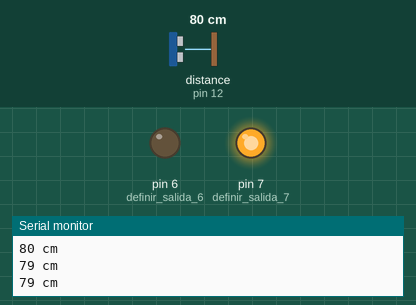
A sketch run on a simulated Arduino Uno, built with avr-gcc and run on an emulated ATmega328P. On the bench: output pins drawn as LEDs (lit = HIGH), the last lines printed to the serial monitor. Wiring (inferred from the names in the program): ultrasonic range finder: trigger pin 13; echo pin 12. Inputs (shaded band) come from the test bench; at power-on: distance to the obstacle (sensor on pin 12) 80 cm. The echo pulse lasts 58.3 µs per cm; pins used as bus, display or sensor lines are not drawn.

Above: at 1.3 s.
1.4 s: distance to the obstacle (sensor on pin 12) set to 22 cm
3.2 s: distance to the obstacle (sensor on pin 12) set to 18 cm
At 4.5 s:
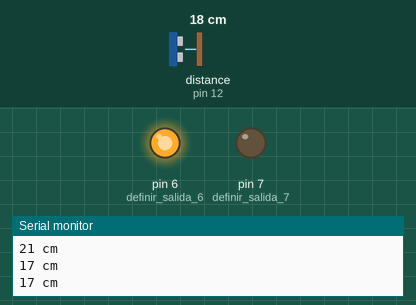
5.5 s: distance to the obstacle (sensor on pin 12) set to 35 cm
At 6.3 s:
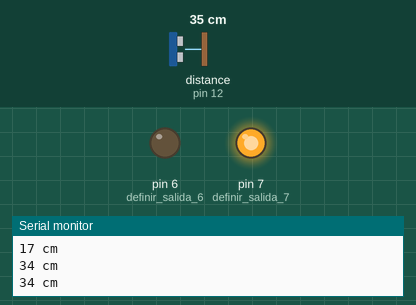
7.5 s: distance to the obstacle (sensor on pin 12) set to 2 cm
At 9.3 s:
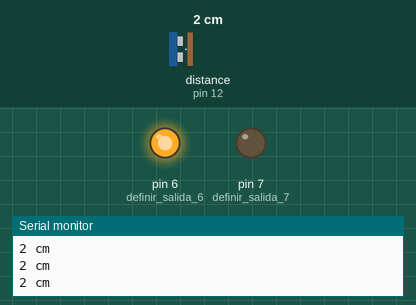
Timing chart, 0 to 10.5 s (numbered marks = the images above; inputs shaded):
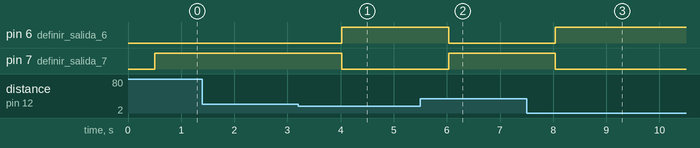

Measured:
- the behaviour switches between 21 and 20 cm on distance to the obstacle (sensor on pin 12) (found by bisection; images 0 and 1)
- after the input at 3.2 s, pin 6 (definir_salida_6): LOW → HIGH after 0.83 s; pin 7 (definir_salida_7): HIGH → LOW after 0.83 s
- after the input at 5.5 s, pin 6 (definir_salida_6): HIGH → LOW after 0.53 s; pin 7 (definir_salida_7): LOW → HIGH after 0.53 s
- after the input at 7.5 s, pin 6 (definir_salida_6): LOW → HIGH after 0.54 s; pin 7 (definir_salida_7): HIGH → LOW after 0.54 s

The sketch:

P3.3_tinkercad_-_sensor_ultrasonico_3LEDs.ino
```cpp
// C++ code
//
int trigger = 13; 	// en pin 12
int echo = 12;		// en pin 11

int duracion;		//lectura de tiempo entre salida del ultrasonido y llegada del eco
int distancia;		//variable que utilizaremos para almacenar la distancia en cm

void setup()
{
pinMode(trigger, OUTPUT); 	// trigger como salida
pinMode(echo, INPUT);		// echo como entrada
Serial.begin(9600);  		// inicializacion de comunicacion serial a 9600 bps
pinMode(7, OUTPUT);			// definir salida 7 = LED verde
pinMode(6, OUTPUT);			// definir salida 6 = LED amarillo

}

void loop()
{
digitalWrite(trigger, HIGH); 	// generacion del pulso a enviar
digitalWrite(trigger, LOW);		// del sensor
duracion = pulseIn(echo, HIGH);	// con funcion pulseIn se espera un pulso alto en Echo
distancia = duracion / 58.2;	// distancia medida en centímetros
Serial.print(distancia);		// envio de valor de distancia por monitor serial
Serial.println(" cm");			// envio de texto "cm" por monitor serial
delay(500);					// demora entre datos

  if (distancia >=20){			// Luz verde si >20cm
  digitalWrite(7, HIGH);
  digitalWrite(6, LOW);
  }
  else if ((distancia < 20)){	// Luz amarilla si <20cm
  digitalWrite(7, LOW);
  digitalWrite(6, HIGH);
  }
}
```
